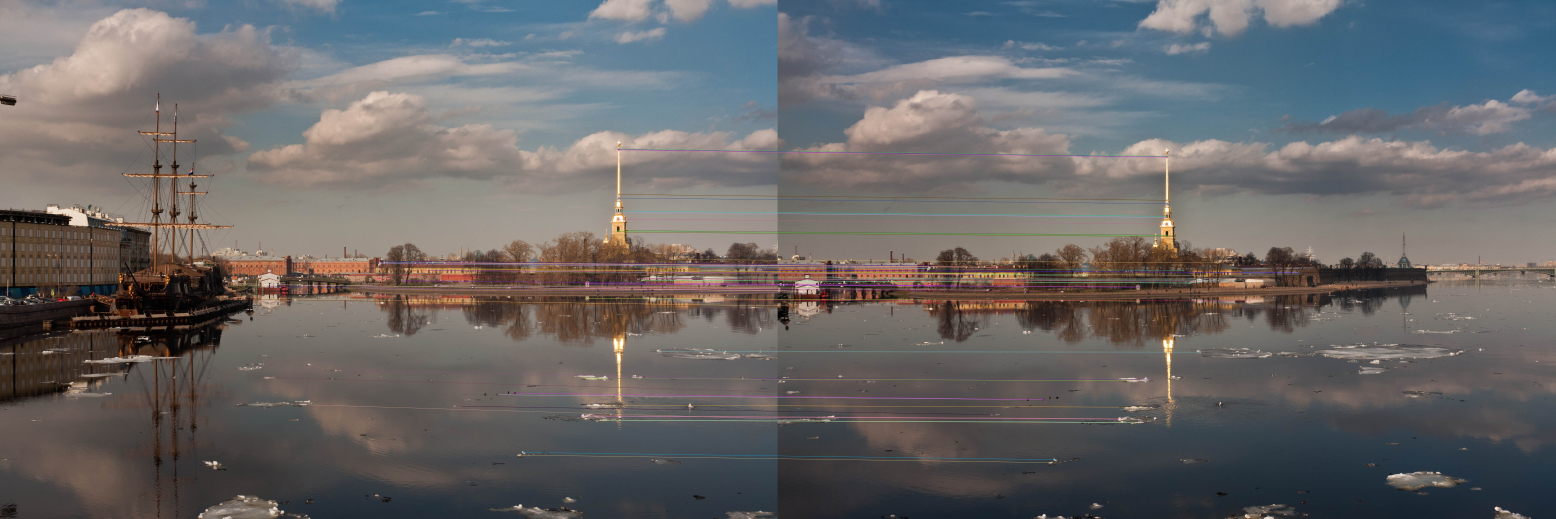
#> input picture semana_10_2_coincidencia_patrones_homografias/media/python_bf_matches.jpg, 7776 x 2592 px (shown at 1/5 size)
$ python main.py --image-a ../media/python_bf_matches.jpg --image-b ../media/python_flann_matches.jpg
#> lines starting #> are read from the running program, lines starting #| are printed output that depends on the picture
from __future__ import annotations

import argparse
import json
import time
from dataclasses import asdict, dataclass
from pathlib import Path
from typing import List, Sequence, Tuple

import cv2
import numpy as np


@dataclass
class StageMetrics:
    stage: str
    total_matches: int
    good_matches: int
    inliers: int
    inlier_ratio: float
    processing_ms: float
    note: str = ""


def load_image(path: Path) -> np.ndarray:
    image = cv2.imread(str(path), cv2.IMREAD_COLOR)
#> image is the input picture: shape (2592, 7776, 3); mean B, G, R 103.2, 102.7, 104.5
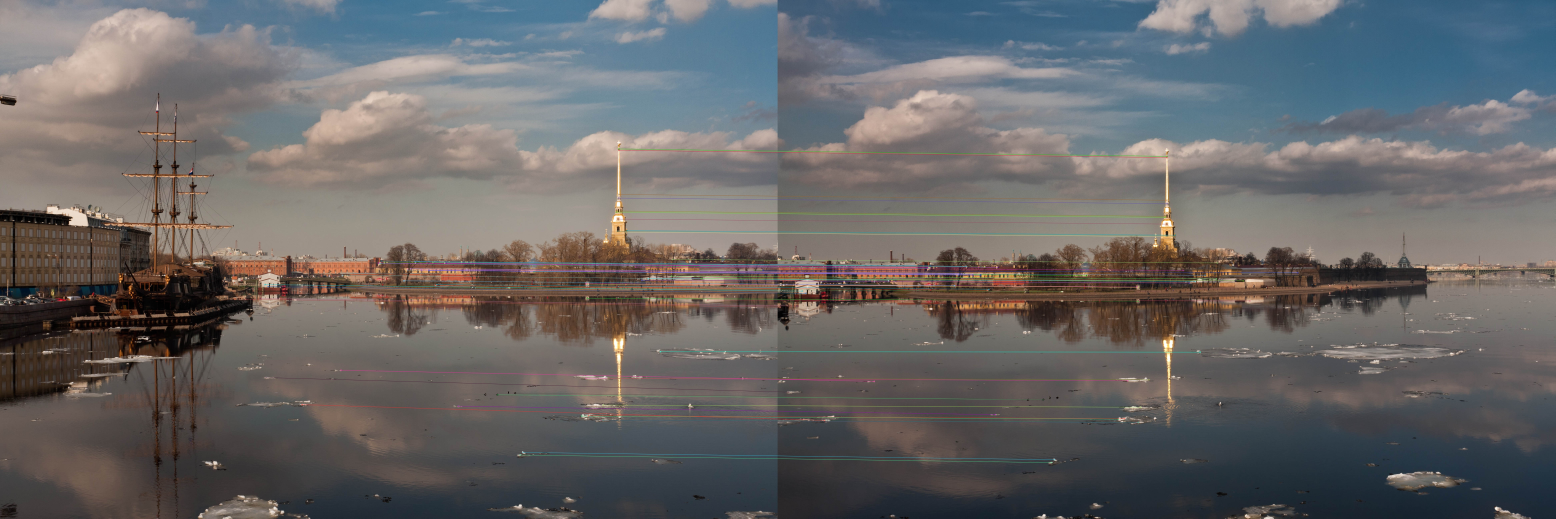
#> input picture semana_10_2_coincidencia_patrones_homografias/media/python_flann_matches.jpg, 7776 x 2592 px (shown at 1/5 size)
#> in load_image, image is the input picture: shape (2592, 7776, 3); mean B, G, R 103.1, 102.7, 104.2
    if image is None:
        raise FileNotFoundError(f"No se pudo cargar la imagen: {path}")
    return image


# [4 lines left out: function ensure_image_write, not called in this run]


def create_detector(name: str, max_features: int) -> Tuple[cv2.Feature2D, str, int, str]:
    detector_name = name.lower()
    if detector_name == "auto":
        detector_name = "sift" if hasattr(cv2, "SIFT_create") else "orb"

    if detector_name == "sift":
        if not hasattr(cv2, "SIFT_create"):
            raise RuntimeError("SIFT no esta disponible en este entorno de OpenCV.")
        detector = cv2.SIFT_create(nfeatures=max_features)
        return detector, "float", cv2.NORM_L2, "sift"

    if detector_name == "orb":
        detector = cv2.ORB_create(nfeatures=max_features)
        return detector, "binary", cv2.NORM_HAMMING, "orb"

    raise ValueError("Detector invalido. Usa: auto, sift u orb.")


def detect_and_describe(image: np.ndarray, detector: cv2.Feature2D) -> Tuple[List[cv2.KeyPoint], np.ndarray]:
    gray = cv2.cvtColor(image, cv2.COLOR_BGR2GRAY)
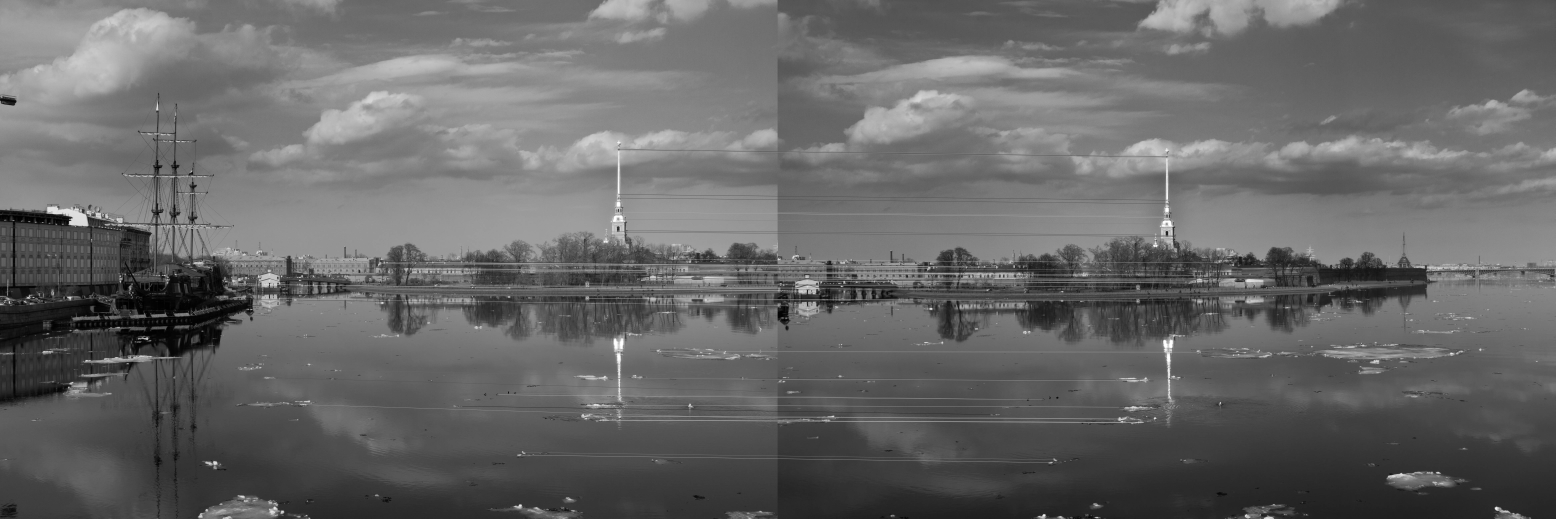
#> gray: shape (2592, 7776) (shown at 1/5 size); min 0, max 255, mean 103.3
#> (the run stopped early here; a loop or call above may not have finished)
